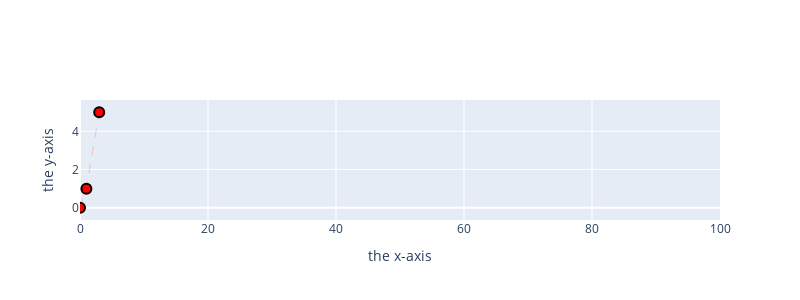
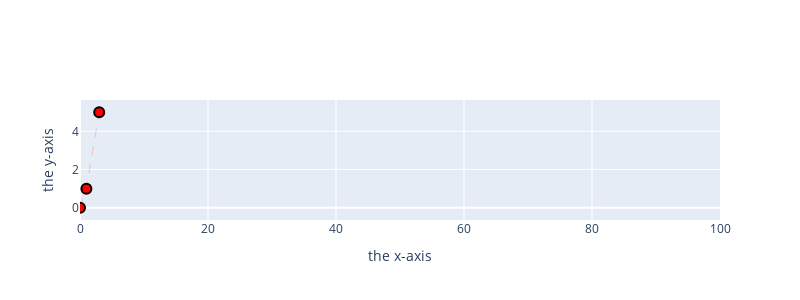

Notebook code cell kept with these figures, in order:
### Markdown cell above
### Data and Layout

Where data to be plotted is given within the `data` dictionary, information related to the axes is given in the `Layout` dictionary.

### Code cell
data = [go.Scatter(x=[0, 1, 3], y=[0, 1, 5],
                   line=dict(color='red', dash='dash', width=0.2),
                   marker=dict(symbol=0, size=10, line=dict(width=2, color='black')),
                   name='red line'
                  )]
layout = go.Layout(xaxis=dict(title='the x-axis', range=[0,100]),
                   yaxis=dict(title='the y-axis'),
                   height=300, width=800)
fig = go.Figure(data=data, layout=layout)
pltly.iplot(fig)
fig

### Figure 1 — Plotly figure (JSON) as saved in the notebook; plotly's stock layout.template omitted (floating-point values rounded to 4 significant figures)
{"data": [{"line": {"color": "red", "dash": "dash", "width": 0.2}, "marker": {"line": {"color": "black", "width": 2}, "size": 10, "symbol": 0}, "name": "red line", "type": "scatter", "x": [0, 1, 3], "y": [0, 1, 5]}], "layout": {"height": 300, "width": 800, "xaxis": {"range": [0, 100], "title": {"text": "the x-axis"}}, "yaxis": {"title": {"text": "the y-axis"}}}}

### Figure 2 — Plotly figure (JSON) as saved in the notebook; plotly's stock layout.template omitted (floating-point values rounded to 4 significant figures)
{"data": [{"line": {"color": "red", "dash": "dash", "width": 0.2}, "marker": {"line": {"color": "black", "width": 2}, "size": 10, "symbol": 0}, "name": "red line", "type": "scatter", "x": [0, 1, 3], "y": [0, 1, 5]}], "layout": {"height": 300, "width": 800, "xaxis": {"range": [0, 100], "title": {"text": "the x-axis"}}, "yaxis": {"title": {"text": "the y-axis"}}}}
